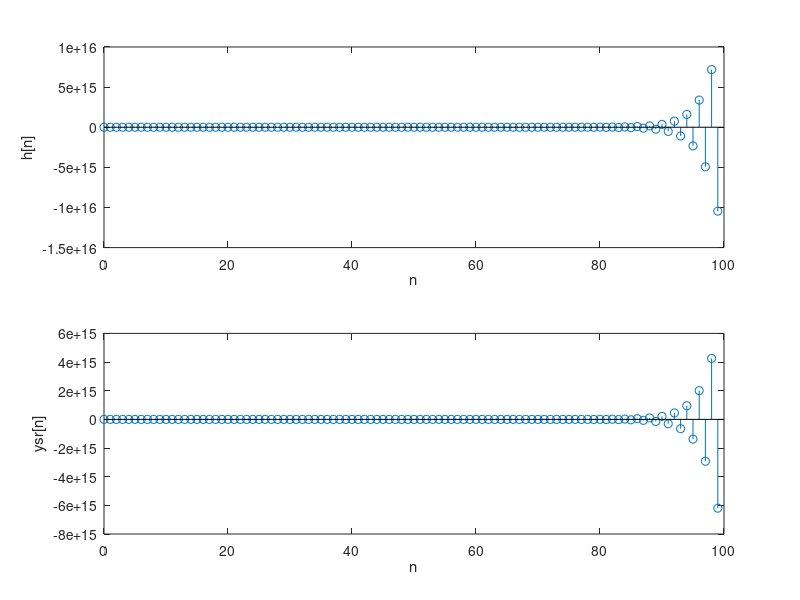

Write MATLAB code to recreate this figure.
% ch02/basic_problem_34.m

pkg load signal;
N = 100;
a = [1 0.9 -0.81];
b = [1];
h = impz(b, a, N);
y_sr = filter(b, a, ones(1, N));

subplot(211); stem((0 : N - 1), h); xlabel('n'); ylabel('h[n]');
subplot(212); stem((0 : N - 1), y_sr); xlabel('n'); ylabel('ysr[n]');

% I can't identify here neither transient nor steady-state response,
% since the system in unstable.
